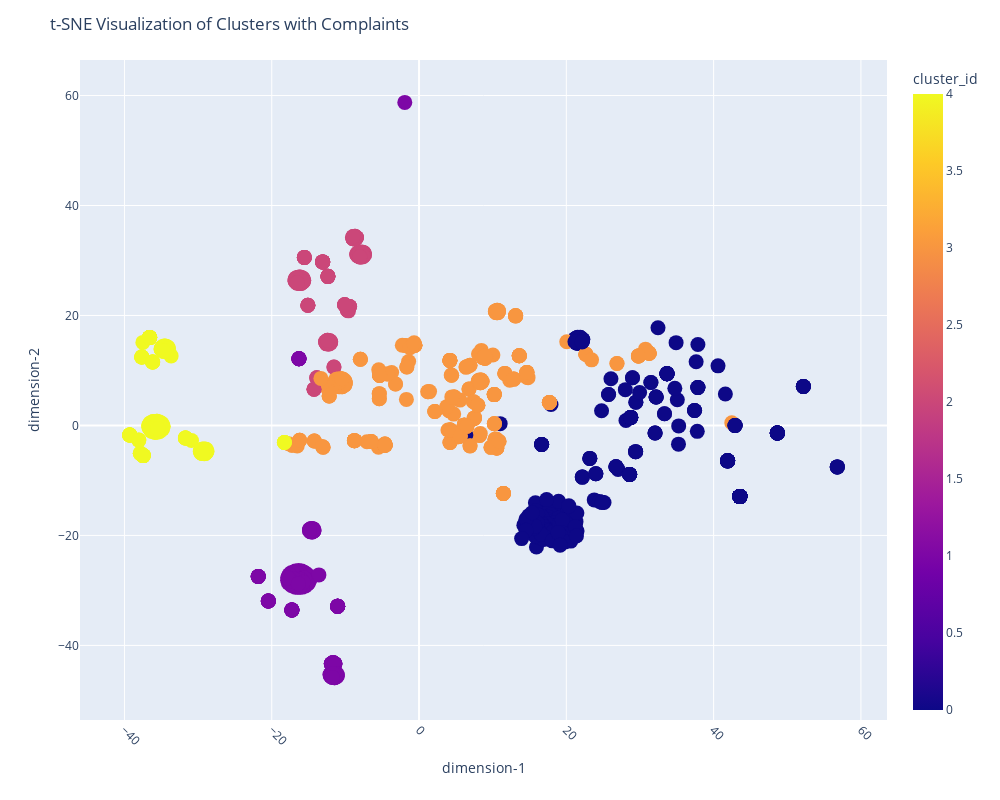

Write notebook code for a chart like this one.
### Code cell
import pandas as pd
import plotly.express as px

# Assuming you have already computed tsne_df as per the previous example

# Create a new DataFrame combining t-SNE results with complaint information
tsne_complaint_df = pd.DataFrame(tsne_result, columns=['tsne_1', 'tsne_2'])
tsne_complaint_df['cluster_id'] = clus['td_clusterid_kmeans']
tsne_complaint_df['complaint_id'] = clus['complaint_id']
tsne_complaint_df['complaint'] = clus['complaint']

# Plot using Plotly Express
fig = px.scatter(tsne_complaint_df, x='tsne_1', y='tsne_2', color='cluster_id',
                 hover_data=['complaint_id', 'complaint', 'cluster_id'])

fig.update_traces(marker=dict(size=15))
fig.update_layout(
    title='t-SNE Visualization of Clusters with Complaints',
    xaxis_title='dimension-1',
    yaxis_title='dimension-2',
    xaxis=dict(tickangle=45),
    width=1000,
    height=800,
    hoverlabel=dict(
        bgcolor="white",
        font_size=16,
        font_family="Rockwell"
    ),
    autosize=False,
)

# Customize the hovertemplate
fig.update_traces(hovertemplate="<b>Complaint ID:</b> %{customdata[0]}<br>"
                                 "<b>Complaint:</b> %{customdata[1]}<br>"
                                 "<b>Cluster ID:</b> %{customdata[2]}<br><extra></extra>")

fig.show()

### Figure 1 — Plotly figure (JSON) as saved in the notebook; plotly's stock layout.template omitted (floating-point values rounded to 4 significant figures; data arrays with more than 128 entries replaced by an {"elided": "..."} marker saying what was removed)
{"data": [{"customdata": {"elided": "1000x3 mixed values"}, "hovertemplate": "<b>Complaint ID:</b> %{customdata[0]}<br><b>Complaint:</b> %{customdata[1]}<br><b>Cluster ID:</b> %{customdata[2]}<br><extra></extra>", "legendgroup": "", "marker": {"color": {"elided": "1000 int values"}, "coloraxis": "coloraxis", "size": 15, "symbol": "circle"}, "mode": "markers", "name": "", "orientation": "v", "showlegend": false, "type": "scatter", "x": {"elided": "1000 float values"}, "xaxis": "x", "y": {"elided": "1000 float values"}, "yaxis": "y"}], "layout": {"autosize": false, "coloraxis": {"colorbar": {"title": {"text": "cluster_id"}}, "colorscale": [[0, "#0d0887"], [0.1111, "#46039f"], [0.2222, "#7201a8"], [0.3333, "#9c179e"], [0.4444, "#bd3786"], [0.5556, "#d8576b"], [0.6667, "#ed7953"], [0.7778, "#fb9f3a"], [0.8889, "#fdca26"], [1, "#f0f921"]]}, "height": 800, "hoverlabel": {"bgcolor": "white", "font": {"family": "Rockwell", "size": 16}}, "legend": {"tracegroupgap": 0}, "margin": {"t": 60}, "title": {"text": "t-SNE Visualization of Clusters with Complaints"}, "width": 1000, "xaxis": {"anchor": "y", "autorange": true, "domain": [0, 1], "range": [-46.04, 63.55], "tickangle": 45, "title": {"text": "dimension-1"}, "type": "linear"}, "yaxis": {"anchor": "x", "autorange": true, "domain": [0, 1], "range": [-53.56, 66.46], "title": {"text": "dimension-2"}, "type": "linear"}}}
